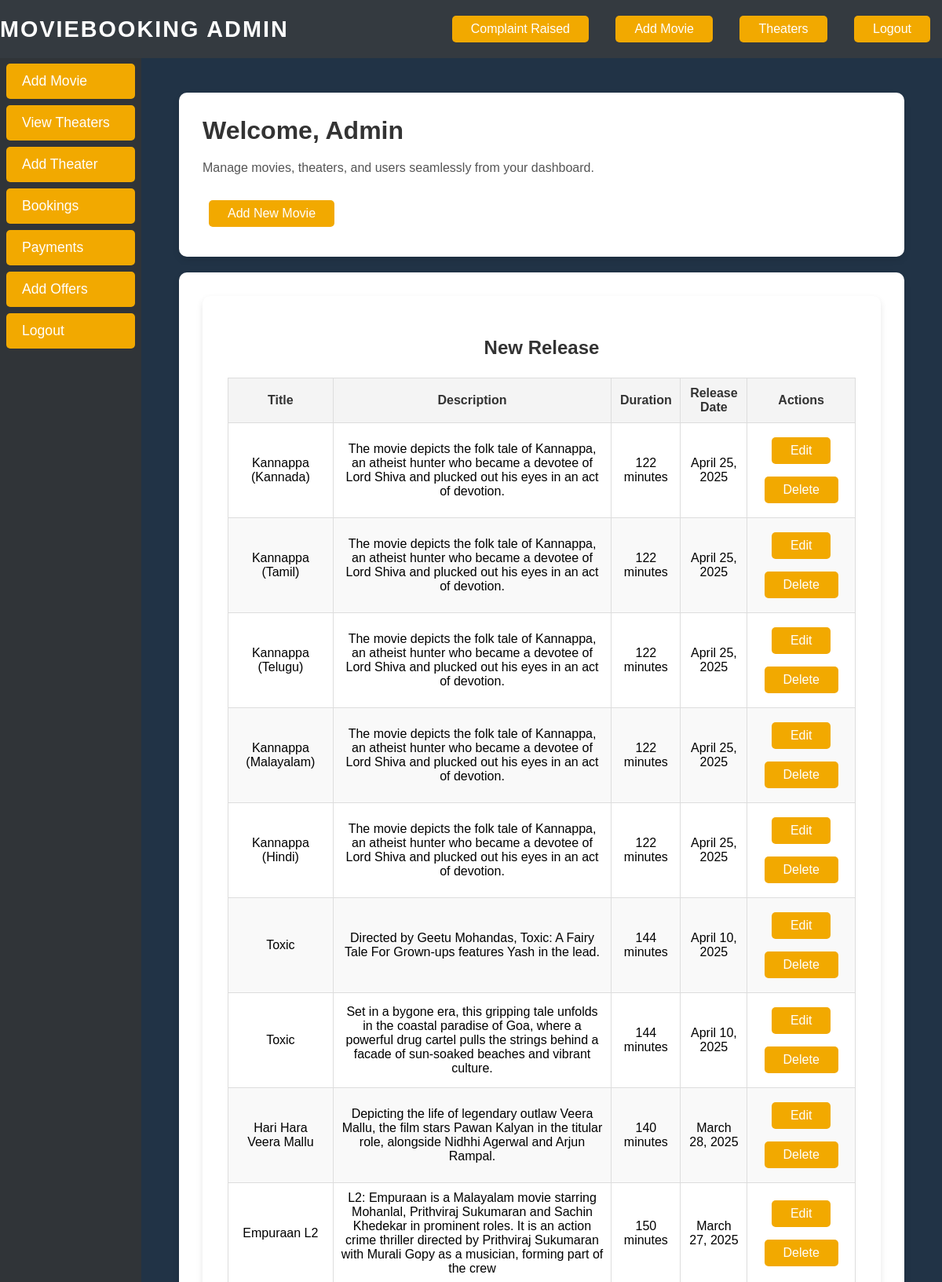
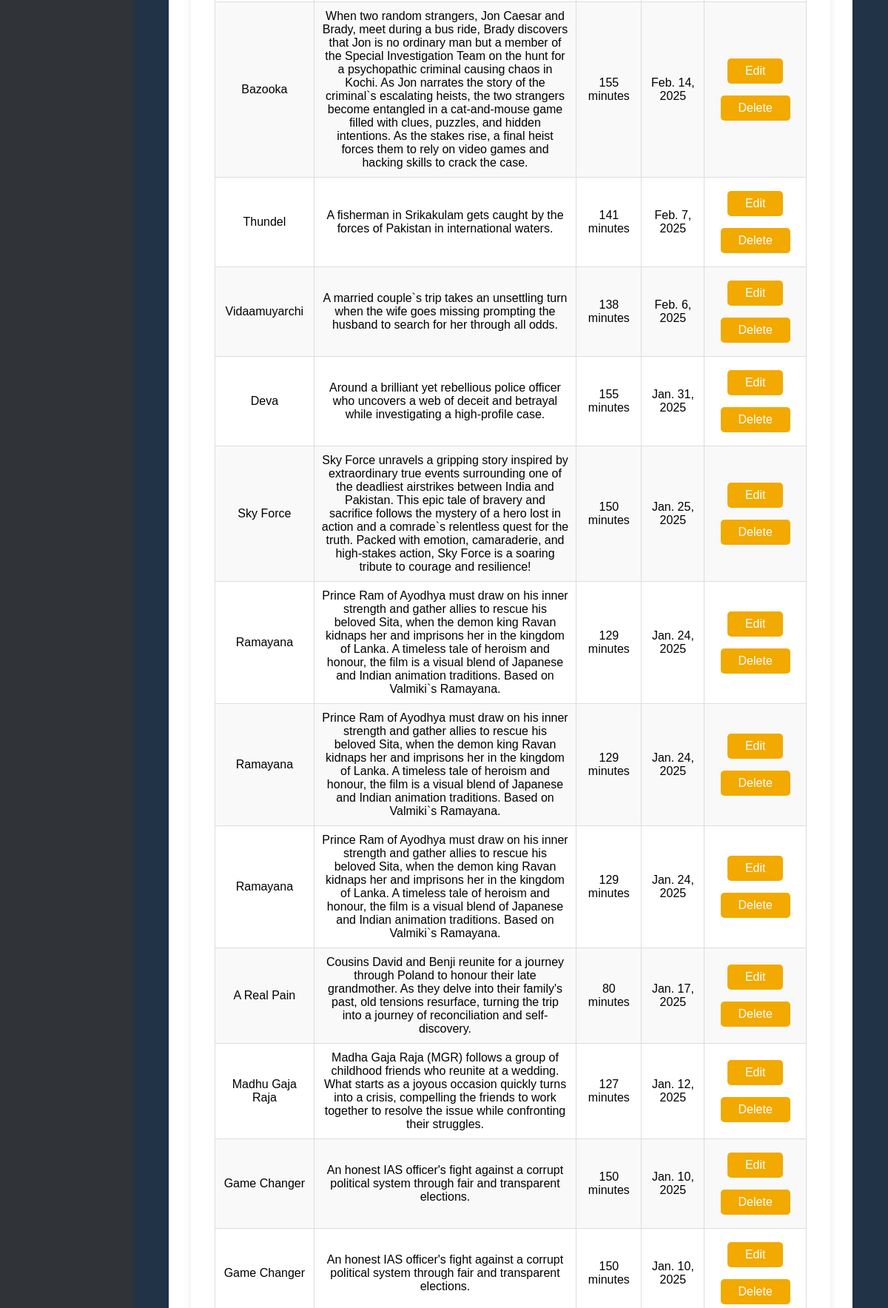
The app's page /admin_dashboard/ (signed in, upper part) with its own data (2 pictures, top to bottom).
### event_app/models.py (models this page shows, shortened)
class Movie(models.Model):
    title = models.CharField(max_length=255)
    description = models.TextField()
    release_date = models.DateField()
    duration = models.PositiveIntegerField()  # In minutes
    genre = models.CharField(max_length=100)
    language = models.CharField(max_length=50, default="English")
    poster = models.ImageField(upload_to='movies/posters/', null=True, blank=True)
    is_upcoming = models.BooleanField(default=False)

### event_app/views.py (the view)
# urls.py: path('admin_dashboard/', views.admin_dashboard, name='admin_dashboard'),
@login_required
def admin_dashboard(request):
    movies = Movie.objects.all().order_by('-release_date')
    theater = Theater.objects.all()
    return render(request, 'admin_dashboard.html' ,{'movies': movies,'theater':theater})

### event_app/templates/admin_dashboard.html (shortened to what this page needs)
{% load static %}
{% load static %}
<!DOCTYPE html>
<html lang="en">
<head>
    <link rel="stylesheet" href="{% static 'css/admin_dashboard.css' %}">
</head>
<body>
    <div class="navbar">
        <div class="logo">MovieBooking Admin</div>
        <div class="links">
            <a href="{% url 'help_line' %}">Complaint Raised</a>
            <a href="{% url 'movie_create' %}">Add Movie</a>
            <div class="dropdown">
                <a href="#" class="dropbtn">Theaters</a>
            </div>
            <a href="{% url 'logout' %}">Logout</a>
        </div>
    </div>
    <div class="sidebar">
        <a href="{% url 'admin_dashboard' %}">Dashboard</a>
        <a href="{% url 'movie_create' %}">Add Movie</a>
        <a href="{% url 'theater_list' %}">View Theaters</a>
        <a href="">Add Theater</a>
        <a href="#">Bookings</a>
        <a href="#">Payments</a>
        <a href="#">Add Offers</a>
        <a href="{% url 'logout' %}">Logout</a>
    </div>
    <div class="toggle-btn" onclick="toggleSidebar()">&#9776;</div>
    <div class="content">
        <div class="dashboard-container">
            <div class="dashboard-header">
                <h1>Welcome, Admin</h1>
            </div>
            <p>Manage movies, theaters, and users seamlessly from your dashboard.</p>
            <a href="{% url 'movie_create' %}" class="btn">Add New Movie</a>
        </div>
        <div class="dashboard-container">
            <div class="theater-list">
                <div class="container2">
                    <h2 style="text-align: center;">New Release</h2>
                    <table>
                        <thead>
                            <tr>
                                <th>Title</th>
                                <th>Description</th>
                                <th>Duration</th>
                                <th>Release Date</th>
                                <th>Actions</th>
                            </tr>
                        </thead>
                        <tbody>
                            {% for movie in movies %}
                            <tr>
                                <td>{{ movie.title }}</td>
                                <td>{{ movie.description }}</td>
                                <td>{{ movie.duration }} minutes</td>
                                <td>{{ movie.release_date }}</td>
                                <td >
                                    <a href="{% url 'edit_movie' movie.id %}">Edit</a>
                                    <a href="{% url 'delete_movie' movie.id %}">Delete</a>
                                </td>
                            </tr>
                            {% endfor %}
                        </tbody>
                    </table>
            </div>
        </div>
    </div>
</body>
</html>

### event_app/static/css/admin_dashboard.css (style rules this page uses)
body { display: flex; justify-content: center; align-items: center; flex-direction: column; min-height: 100vh; margin: 0; font-family: Arial, sans-serif; background-color: #f4f7fc; }
h1 { color: #333; margin-bottom: 1rem; }
p { color: #555; margin-bottom: 1.5rem; }
a { display: inline-block; padding: 0.5rem 1.5rem; color: #ffffff; background-color: #f2a900; border-radius: 5px; text-decoration: none; font-size: 1rem; margin: 0.5rem; transition: background-color 0.3s; }
.container2 { padding: 2rem; background-color: #ffffff; border-radius: 10px; box-shadow: 0 4px 8px rgba(0, 0, 0, 0.1); max-width: 800px; }
h2 { color: #333; margin-bottom: 1.5rem; }
table { width: 100%; border-collapse: collapse; margin-top: 1rem; }
table th, table td { border: 1px solid #ddd; padding: 10px; text-align: center; }
table th { background-color: #f4f4f4; color: #333; font-weight: bold; }
table tr:nth-child(even) { background-color: #f9f9f9; }

### event_app/templates/admin_dashboard.html (style rules this page uses)
body { margin: 0; font-family: Arial, sans-serif; background-color: #213346; }
.navbar { background-color: #343a40; color: #fff; display: flex; justify-content: space-between; align-items: center; padding: 20px 30px; position: fixed; width: 100%; top: 0; z-index: 1000; }
.navbar .logo { font-size: 1.8rem; font-weight: bold; color: #fff; text-transform: uppercase; letter-spacing: 2px; }
.navbar .links a { color: #fff; margin: 0 15px; text-decoration: none; font-size: 1rem; position: relative; }
.navbar .dropdown { position: relative; display: inline-block; }
.sidebar { position: fixed; top: 0; left: 0; background-color: #303438; width: 180px; height: 100%; padding-top: 20px; color: #fff; transition: transform 0.3s ease-in-out; }
.sidebar a { display: block; color: #fff; padding: 12px 20px; text-decoration: none; font-size: 1.1rem; }
.toggle-btn { cursor: pointer; font-size: 1.5rem; color: #fff; }
.content { margin-left: 180px; padding: 30px; margin-top: 60px; }
.dashboard-container { background-color: #ffffff; border-radius: 10px; box-shadow: 0 4px 8px rgba(0, 0, 0, 0.1); padding: 30px; margin-bottom: 20px; }
.dashboard-header { display: flex; justify-content: space-between; align-items: center; margin-bottom: 20px; }
.dashboard-header h1 { color: #333; margin: 0; }
.theater-list { display: grid; grid-template-columns: repeat(auto-fit, minmax(300px, 1fr)); grid-gap: 20px; }

### records on screen
Movie: title "Kannappa (Kannada)", description "The movie depicts the folk tale of Kannappa, an atheist hunter who became a devotee of Lord Shiva and plucked out his eyes in an act of devotion.", duration "122", release_date "April 25, 2025"
Movie: title "Kannappa (Tamil)", description "The movie depicts the folk tale of Kannappa, an atheist hunter who became a devotee of Lord Shiva and plucked out his eyes in an act of devotion.", duration "122", release_date "April 25, 2025"
Movie: title "Kannappa (Telugu)", description "The movie depicts the folk tale of Kannappa, an atheist hunter who became a devotee of Lord Shiva and plucked out his eyes in an act of devotion.", duration "122", release_date "April 25, 2025"
Movie: title "Kannappa (Malayalam)", description "The movie depicts the folk tale of Kannappa, an atheist hunter who became a devotee of Lord Shiva and plucked out his eyes in an act of devotion.", duration "122", release_date "April 25, 2025"
Movie: title "Kannappa (Hindi)", description "The movie depicts the folk tale of Kannappa, an atheist hunter who became a devotee of Lord Shiva and plucked out his eyes in an act of devotion.", duration "122", release_date "April 25, 2025"
Movie: title "Toxic", description "Directed by Geetu Mohandas, Toxic: A Fairy Tale For Grown-ups features Yash in the lead.", duration "144", release_date "April 10, 2025"
Movie: title "Toxic", description "Set in a bygone era, this gripping tale unfolds in the coastal paradise of Goa, where a powerful drug cartel pulls the strings behind a facade of sun-soaked beaches and vibrant culture.", duration "144", release_date "April 10, 2025"
Movie: title "Hari Hara Veera Mallu", description "Depicting the life of legendary outlaw Veera Mallu, the film stars Pawan Kalyan in the titular role, alongside Nidhhi Agerwal and Arjun Rampal.", duration "140", release_date "March 28, 2025"
Movie: title "Empuraan L2", description "L2: Empuraan is a Malayalam movie starring Mohanlal, Prithviraj Sukumaran and Sachin Khedekar in prominent roles. It is an action crime thriller directed by Prithviraj Sukumaran with Murali Gopy as a musician, forming part of the crew", duration "150", release_date "March 27, 2025"
Movie: title "Bazooka", description "When two random strangers, Jon Caesar and Brady, meet during a bus ride, Brady discovers that Jon is no ordinary man but a member of the Special Investigation Team on the hunt for a psychopathic criminal causing chaos in Kochi. As Jon narrates the story of the criminal`s escalating heists, the two strangers become entangled in a cat-and-mouse game filled with clues, puzzles, and hidden intentions. As the stakes rise, a final heist forces them to rely on video games and hacking skills to crack the case.", duration "155", release_date "Feb. 14, 2025"
Movie: title "Thundel", description "A fisherman in Srikakulam gets caught by the forces of Pakistan in international waters.", duration "141", release_date "Feb. 7, 2025"
Movie: title "Vidaamuyarchi", description "A married couple`s trip takes an unsettling turn when the wife goes missing prompting the husband to search for her through all odds.", duration "138", release_date "Feb. 6, 2025"
Movie: title "Deva", description "Around a brilliant yet rebellious police officer who uncovers a web of deceit and betrayal while investigating a high-profile case.", duration "155", release_date "Jan. 31, 2025"
Movie: title "Sky Force", description "Sky Force unravels a gripping story inspired by extraordinary true events surrounding one of the deadliest airstrikes between India and Pakistan. This epic tale of bravery and sacrifice follows the mystery of a hero lost in action and a comrade`s relentless quest for the truth. Packed with emotion, camaraderie, and high-stakes action, Sky Force is a soaring tribute to courage and resilience!", duration "150", release_date "Jan. 25, 2025"
Movie: title "Ramayana", description "Prince Ram of Ayodhya must draw on his inner strength and gather allies to rescue his beloved Sita, when the demon king Ravan kidnaps her and imprisons her in the kingdom of Lanka. A timeless tale of heroism and honour, the film is a visual blend of Japanese and Indian animation traditions. Based on Valmiki`s Ramayana.", duration "129", release_date "Jan. 24, 2025"
Movie: title "Ramayana", description "Prince Ram of Ayodhya must draw on his inner strength and gather allies to rescue his beloved Sita, when the demon king Ravan kidnaps her and imprisons her in the kingdom of Lanka. A timeless tale of heroism and honour, the film is a visual blend of Japanese and Indian animation traditions. Based on Valmiki`s Ramayana.", duration "129", release_date "Jan. 24, 2025"
Movie: title "Ramayana", description "Prince Ram of Ayodhya must draw on his inner strength and gather allies to rescue his beloved Sita, when the demon king Ravan kidnaps her and imprisons her in the kingdom of Lanka. A timeless tale of heroism and honour, the film is a visual blend of Japanese and Indian animation traditions. Based on Valmiki`s Ramayana.", duration "129", release_date "Jan. 24, 2025"
Movie: title "A Real Pain", description "Cousins David and Benji reunite for a journey through Poland to honour their late grandmother. As they delve into their family's past, old tensions resurface, turning the trip into a journey of reconciliation and self-discovery.", duration "80", release_date "Jan. 17, 2025"
Movie: title "Madhu Gaja Raja", description "Madha Gaja Raja (MGR) follows a group of childhood friends who reunite at a wedding. What starts as a joyous occasion quickly turns into a crisis, compelling the friends to work together to resolve the issue while confronting their struggles.", duration "127", release_date "Jan. 12, 2025"
Movie: title "Game Changer", description "An honest IAS officer's fight against a corrupt political system through fair and transparent elections.", duration "150", release_date "Jan. 10, 2025"
Movie: title "Game Changer", description "An honest IAS officer's fight against a corrupt political system through fair and transparent elections.", duration "150", release_date "Jan. 10, 2025"
